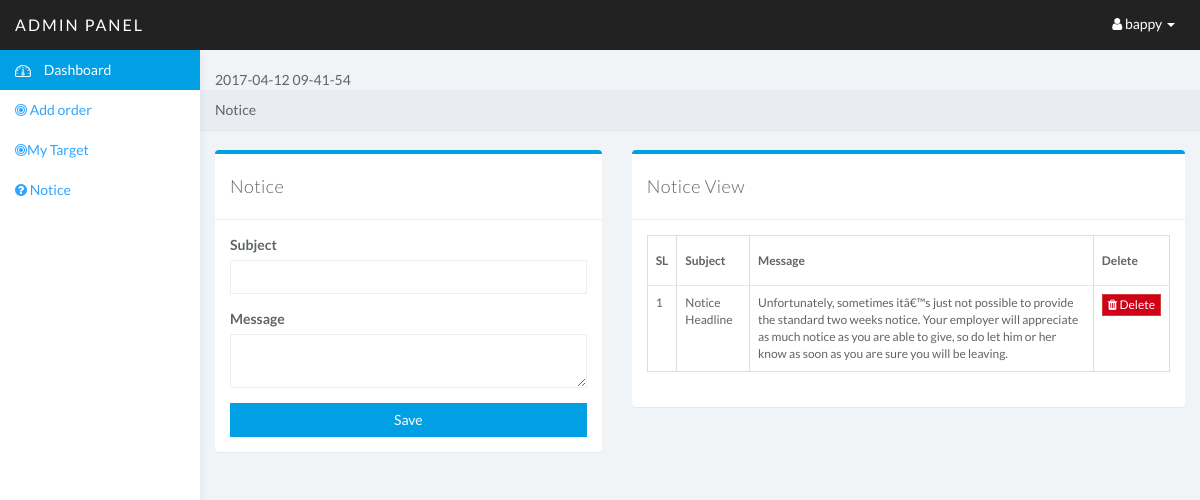
The app's page /index.php?page=notice (signed in) with its own data.
### tables this page shows
CREATE TABLE IF NOT EXISTS `notice` (
  `nt_id` int(11) NOT NULL AUTO_INCREMENT,
  `company_id` int(11) DEFAULT NULL,
  `subject` varchar(255) DEFAULT NULL,
  `detail_msg` varchar(255) DEFAULT NULL,
  `status` int(11) DEFAULT NULL,
  `insert_time` timestamp NOT NULL DEFAULT CURRENT_TIMESTAMP ON UPDATE CURRENT_TIMESTAMP,
  PRIMARY KEY (`nt_id`)
);

### notice.php (the view, shortened to what this page needs)
<div class="col-sm-9 col-sm-offset-3 col-lg-10 col-lg-offset-2 main">
    <?php
    include('db_connect.php');
    $dt = new DateTime('now', new DateTimezone('Asia/Dhaka'));
    $hh=$dt->format('Y-m-d h-i-s');
    echo$hh;
    try {
        $sql = "CREATE TABLE IF NOT EXISTS notice (
            nt_id INT AUTO_INCREMENT PRIMARY KEY,
            company_id INT,
            subject VARCHAR(255),
            detail_msg VARCHAR(255),
            status int,
            insert_time TIMESTAMP
            )";
        $conn->exec($sql);
    } catch (Exception $e) {
    }
    ?>
    <div class="row">
        <ol class="breadcrumb">
            Notice
        </ol>
    </div>
    <br>
    <div class="row">
        <div class="col-lg-5">
            <div class="panel panel-default">
                <div class="panel-heading">Notice</div>
                <div class="panel-body">
                    <form role="form" method="post" action="">
                        <div class="form-group">
                            <label for="product_id">Subject</label>
                            <input id="subject" class="form-control" type="text" placeholder="" name="subject" required="true">
                        </div>
                        <div class="form-group">
                            <label for="product_name">Message</label>
                            <textarea class="form-control" type="text" placeholder="" name="detail_msg" required="true"></textarea>
                        </div>
                        <button type="submit" name='save' class="btn btn-primary btn-block">Save</button>
                </div>
            </div>
        </div>
        <?php
        $stmt = $conn->prepare("SELECT * FROM notice order by nt_id DESC");
        $stmt->execute();
        $rowNo=$stmt->rowCount();
        $result = $stmt->fetchall();
        $count = 0;
        ?>
        <div class="col-lg-7">
            <div class="panel panel-default">
                <div class="panel-heading">Notice View</div>
                <div class="panel-body">
                    <table class="table table-bordered table-responsive">
                        <thead>
                        <?php
                        if($rowNo<1){
                            emptyList();
                        }else{
                            echo'<tr>
                            <th>SL</th>
                            <th>Subject</th>
                            <th>Message</th>
                            <th>Delete</th>
                        </tr>
                        </thead>
                        <tbody>';
                        }
                        foreach ($result as $row) {
                            $count++;
                            ?>
                            <tr>
                                <td><?php echo $count ?></td>
                                <td><?php echo $row['subject']; ?></td>
                                <td><?php echo $row['detail_msg']; ?></td>
                                <td><a onclick='javascript:confirmationDelete($(this));return false; 'href="delete.php?id=<?php echo $row['id'];?>&& table_name=" type="button" class="btn btn-danger btn-xs">
                                        <i class="fa fa-trash" aria-hidden="true"></i> Delete</a></td>
                            </tr>
                        <?php
                        }
                        ?>
                        </tbody>
                    </table>
                </div>
            </div>
        </div>
    </div>

### css/styles.css (style rules this page uses)
body { background: #f1f4f7; padding-top: 50px; color: #5f6468; font-family: 'Lato', sans-serif; }
a, a:hover, a:focus { color: #30a5ff; }
.form-control { border: 1px solid #eee; box-shadow: none; }
.btn-primary, .btn-primary:hover, .btn-primary:focus, .btn-primary:active, .btn-primary.active, .open > .dropdown-toggle.btn-primary, .btn-primary.disabled, .btn-primary[disabled], fieldset[disabled] .btn-primary, .btn-primary.disabled:hover, .btn-primary[disabled]:hover, fieldset[disabled] .btn-primary:hover, .btn-primary.disabled:focus, .btn-primary[disabled]:focus, fieldset[disabled] .btn-primary:focus, .btn-primary.disabled:active, .btn-primary[disabled]:active, fieldset[disabled] .btn-primary:active, .btn-primary.disabled.active, .btn-primary[disabled].active, fieldset[disabled] .btn-primary.active { background-color: #30a5ff; border-color: #30a5ff; }
.btn-danger, .btn-danger:hover, .btn-danger:focus, .btn-danger:active, .btn-danger.active, .open > .dropdown-toggle.btn-danger, .btn-danger.disabled, .btn-danger[disabled], fieldset[disabled] .btn-danger, .btn-danger.disabled:hover, .btn-danger[disabled]:hover, fieldset[disabled] .btn-danger:hover, .btn-danger.disabled:focus, .btn-danger[disabled]:focus, fieldset[disabled] .btn-danger:focus, .btn-danger.disabled:active, .btn-danger[disabled]:active, fieldset[disabled] .btn-danger:active, .btn-danger.disabled.active, .btn-danger[disabled].active, fieldset[disabled] .btn-danger.active { background-color: #f9243f; border-color: #f9243f; }
.panel { border: 0; }
.panel-heading { font-size: 18px; font-weight: 300; letter-spacing: 0.025em; height: 66px; line-height: 45px; }
.panel-default .panel-heading { background: #fff; border-bottom: 1px solid #eee; color: #5f6468; }
.breadcrumb { border-radius: 0; padding: 10px 15px; background: #e9ecf2; box-shadow: 0 1px 1px rgba(0, 0, 0, .05); margin: 0 ; }
.table { background: #fff; }
.table>thead>tr>th { border-bottom: 1px solid #e6e7e8; vertical-align: middle; height: 50px; }
.panel { border-top: 4px solid #01A0E4;; }
.btn-primary, .btn-primary:hover, .btn-primary:focus, .btn-primary:active, .btn-primary.active, .open > .dropdown-toggle.btn-primary, .btn-primary.disabled, .btn-primary[disabled], fieldset[disabled] .btn-primary, .btn-primary.disabled:hover, .btn-primary[disabled]:hover, fieldset[disabled] .btn-primary:hover, .btn-primary.disabled:focus, .btn-primary[disabled]:focus, fieldset[disabled] .btn-primary:focus, .btn-primary.disabled:active, .btn-primary[disabled]:active, fieldset[disabled] .btn-primary:active, .btn-primary.disabled.active, .btn-primary.active[disabled], fieldset[disabled] .btn-primary.active { background-color: #01A0E4; border-color: #01A0E4; border-radius:0; }
.btn-danger, .btn-danger:hover, .btn-danger:focus, .btn-danger:active, .btn-danger.active, .open > .dropdown-toggle.btn-danger, .btn-danger.disabled, .btn-danger[disabled], fieldset[disabled] .btn-danger, .btn-danger.disabled:hover, .btn-danger[disabled]:hover, fieldset[disabled] .btn-danger:hover, .btn-danger.disabled:focus, .btn-danger[disabled]:focus, fieldset[disabled] .btn-danger:focus, .btn-danger.disabled:active, .btn-danger[disabled]:active, fieldset[disabled] .btn-danger:active, .btn-danger.disabled.active, .btn-danger.active[disabled], fieldset[disabled] .btn-danger.active { background-color: #fe1b35; border-color: #f9243f; border-radius:0; }
.btn-danger { color: #fff; background-color: #CE0119; border-color: #d43f3a; border-radius:0; }
.form-control { border-radius: 0px; }
.table { font-size: 12px; }

### records on screen
notice: subject "Notice Headline", detail_msg "Unfortunately, sometimes itâ€™s just not possible to provide the standard two weeks notice. Your employer will appreciate as much notice as you are able to give, so do let him or her know as soon as you are sure you will be leaving."

### other values on screen
$_SESSION['username'] "bappy"
$hh "2017-04-12 09-41-54"
